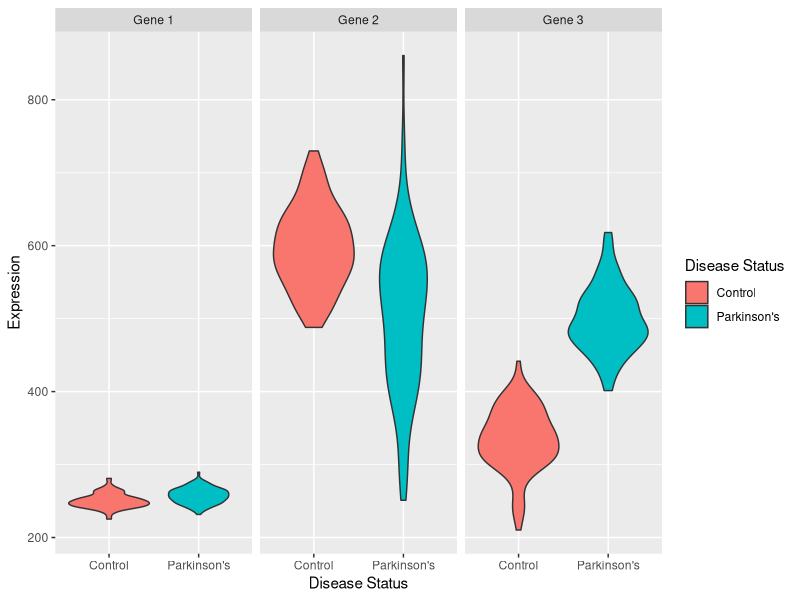
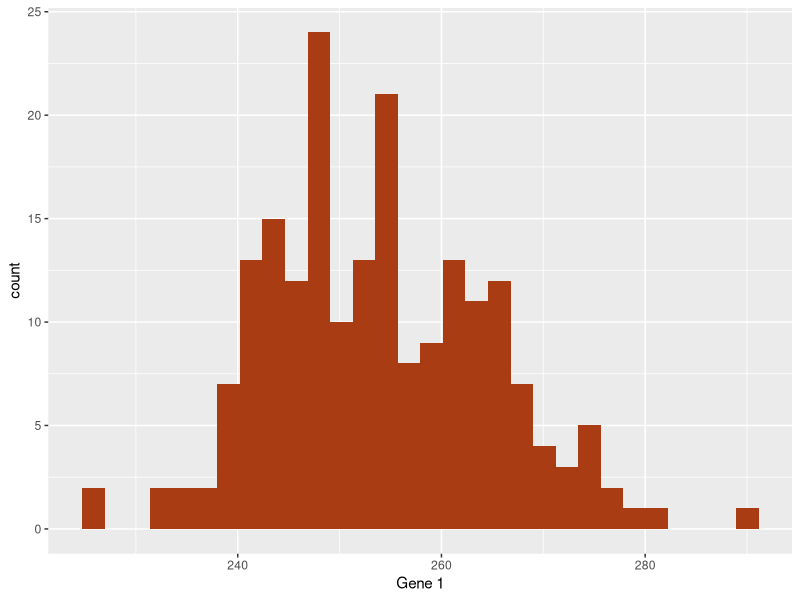
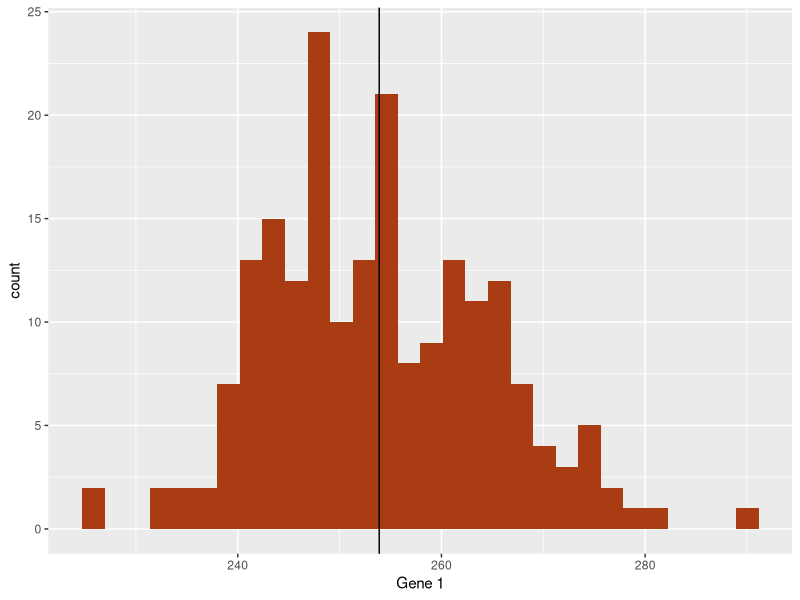
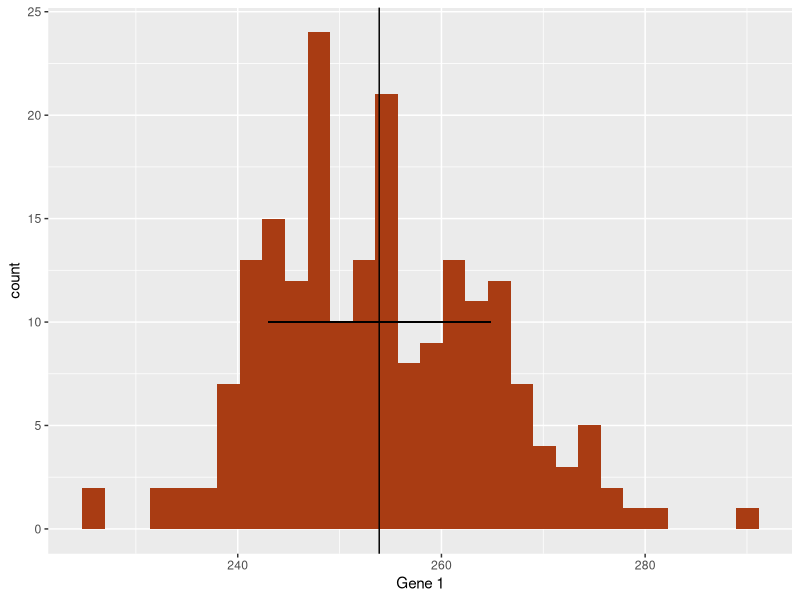
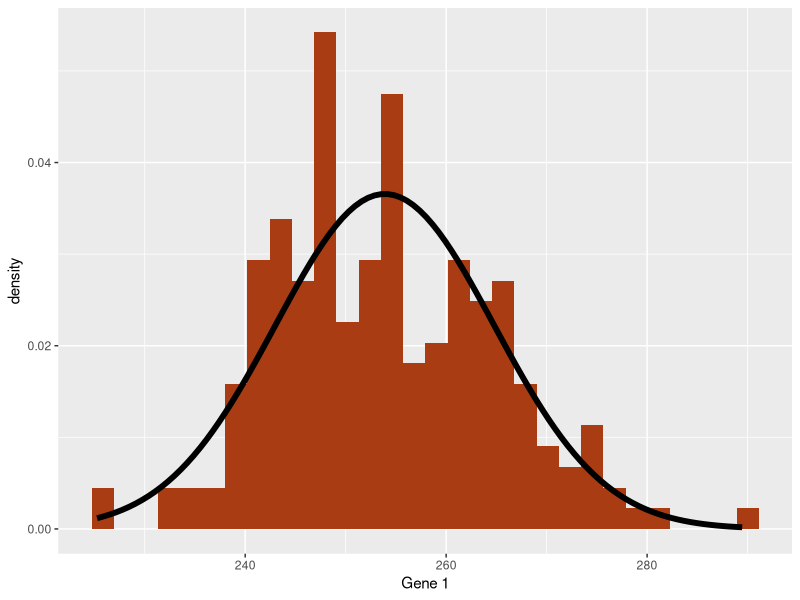

The R source for these figures, in order:
## ---- chunk 1
library(tidyverse)
## ---- chunk 2
set.seed(1337)
gene_exp <- tibble(
  sample_name = c(str_c("P",1:100), str_c("C",1:100)),
  `Disease Status` = c(rep("Parkinson's",100),rep("Control",100)),
  `Gene 1` = c(rnorm(100,255,10), rnorm(100,250,10)),
  `Gene 2` = c(rnorm(100,520,100), rnorm(100,600,60)),
  `Gene 3` = c(rnorm(100,500,40), rnorm(100,330,40))
)
## ---- chunk 3
gene_exp
## ---- chunk 4
pivot_longer(
  gene_exp,
  c(`Gene 1`, `Gene 2`, `Gene 3`),
  names_to="Gene",
  values_to="Expression"
) %>% ggplot(
    aes(x=`Disease Status`,y=Expression,fill=`Disease Status`)
  ) +
  facet_wrap(vars(Gene)) +
  geom_violin()
## ---- chunk 5
ggplot(gene_exp, aes(x=`Gene 1`)) +
  geom_histogram(bins=30,fill="#a93c13")
## ---- chunk 6
ggplot(gene_exp, aes(x=`Gene 1`)) +
  geom_histogram(bins=30,fill="#a93c13") +
  geom_vline(xintercept=mean(gene_exp$`Gene 1`))
## ---- chunk 7
g1_mean <- mean(gene_exp$`Gene 1`)
g1_sd <- sd(gene_exp$`Gene 1`)
ggplot(gene_exp, aes(x=`Gene 1`)) +
  geom_histogram(bins=30,fill="#a93c13") +
  geom_vline(xintercept=g1_mean) +
  geom_segment(x=g1_mean-g1_sd, y=10, xend=g1_mean+g1_sd, yend=10)
## ---- chunk 8
g1_mean <- mean(gene_exp$`Gene 1`)
g1_sd <- sd(gene_exp$`Gene 1`)
ggplot(gene_exp, aes(x=`Gene 1`)) +
  geom_histogram(
    aes(y=after_stat(density)),
    bins=30,
    fill="#a93c13"
  ) +
  stat_function(fun=dnorm, args = list(mean=g1_mean, sd=g1_sd), size=2)
